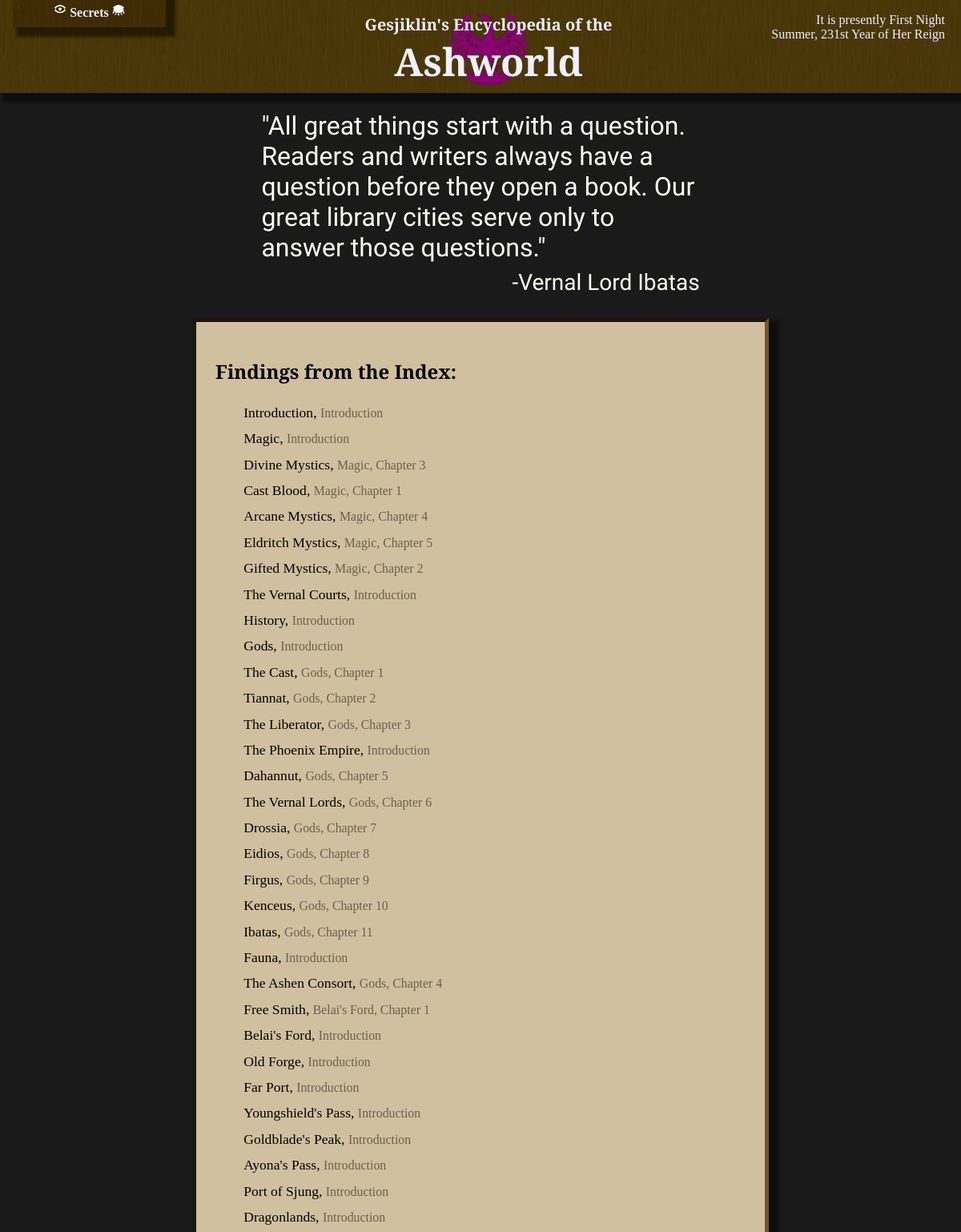
Screenshot of /search (upper part) with the database file from the repository.
### wiki/models.py (models this page shows, shortened)
class InfoPage(models.Model):
    short_title = models.CharField(max_length = 64, primary_key=True)
    def title(self):
        return self.short_title #self.full_title if self.full_title else self.short_title
    def prev_page(self):
        return InfoPage.objects.get(next_page = self)
    def _chapter(self):
        prev = self
        i = 0
        while True:
            try:
                prev = prev.prev_page()
            except InfoPage.DoesNotExist:
                break
            i += 1
        return (prev, i)
    def chapter(self):
        info, number = self._chapter()
        return "{}, Chapter {}".format(info.title(), number) if number > 0 else "Introduction"
    quote = models.TextField(blank = True)
    text = models.TextField(blank = True)
    next_page = models.ForeignKey(to='self', on_delete=models.SET_NULL, null=True, blank=True)

### wiki/views.py (the view)
# urls.py: path('search', views.search, name='search'),
def search(request):
	context = base_context(request)
	context['bad_terms'] = []
	infos = InfoPage.objects.all()
	infos = search_objects(infos, context['terms'], "text", "short_title", context["bad_terms"])
	context['infos'] = infos
	return render(request, 'wiki/search.html', context)

### util.py (called while the page is built)
def search(objects, terms, field, order_field, bad_terms):
    for term in terms:
        new_objects = objects.filter(**{field+"__icontains":term}).order_by(order_field)
        if new_objects.count():
            objects = new_objects
        else:
            bad_terms.append(term)
    return objects

### wiki/views.py (called while the page is built)
def pop_popup(request):
	queue = request.session.get('popupforms', [])
	if queue and isinstance(queue, list):
		r = queue.pop(0)
		request.session['popupforms'] = queue
		return r
	else:
		return None

def base_context(request):
	context = {}
	context['show_secrets'] = request.session.get('show_secrets', False)
	context['passwords'] = request.session.get('passwords')
	context['locations'] = MapLocation.objects.all()
	if context['passwords']:
		context['unlocked_secrets'] = list(reduce(lambda x,y : x.union(y), (SecretPassword.objects.get(pk=i).unlocks() for i in context['passwords'])))
	context['popupform'] = pop_popup(request)
	context['terms_str'] = request.GET.get('terms')
	context['terms'] = list(filter(lambda term : not term in ignored_terms, context['terms_str'].split(' ') if context['terms_str'] else []))
	context['show_edit'] = request.get_host() == "127.0.0.1:8000"
	return context

### wiki/templates/wiki/search.html (shortened to what this page needs)
{% extends "wiki/index.html" %}
{% load static %}
{% block head %}
    <link rel="stylesheet" href="{% static 'wiki/search.css' %}"/>
{% endblock %}
{% block content %}
    <p class="quote">
        "All great things start with a question. Readers and writers always have a question before they open a book. Our great library cities serve only to answer those questions."
    </p>
    <p class="quoteauthor">
        -Vernal Lord Ibatas
    </p>
    <div class="textbox">
        <h2>Findings from the Index:</h2>
        {% for info in infos %}
            <a class="searchresult" href="{% url 'info' info.pk %}?terms={{terms_str}}">{{ info.short_title }}, <span class="chapter">{{ info.chapter }}</span></a>
        {% endfor %}
    </div>
{% endblock %}

### wiki/static/wiki/style.css (style rules this page uses)
body { padding: 0%; margin: 0%; background-image: url("/static/wiki/stone.png"); background-repeat: repeat; background-attachment: fixed; }
body:before { position: fixed; content:""; top:0; left:0; width:100%; height:100%; opacity: 0.985; background-color: #171717; z-index: -10; }
.title h1, h2, .sidebar a, .sidebar form { font-family: 'Cinzel Decorative', cursive; }
.quote, .quoteauthor { font-family: 'Tangerine', cursive; padding-left: 12%; padding-right: 12%; }
.quote { font-size: 2em; }
.quoteauthor { font-size: 1.75em; text-align: right; margin-top: -24px; }
.textbox { color: #000000; padding: 24px; border-style: inset; border-color: #705530; border-width: 5px; line-height: 1.5; }
a { text-decoration: none; color: #000000; }
.title, .content .textbox, .sidebar, .passwords { box-shadow: 8px 8px 4px 4px #00000080; }
.sidebar, .textbox { background-color: #d0c0a0; }

### wiki/static/wiki/search.css (style rules this page uses)
.searchresult { margin-left: 2em; display: block; font-size: 1.1em; margin-top: 6px; }
.searchresult .chapter { font-size: 0.9em; font-weight: normal; color: #00000080; }

### rows the page displays
InfoPage: short_title "Introduction", chapter "Introduction"
InfoPage: short_title "Magic", chapter "Introduction"
InfoPage: short_title "Divine Mystics", chapter "Magic, Chapter 3"
InfoPage: short_title "Cast Blood", chapter "Magic, Chapter 1"
InfoPage: short_title "Arcane Mystics", chapter "Magic, Chapter 4"
InfoPage: short_title "Eldritch Mystics", chapter "Magic, Chapter 5"
InfoPage: short_title "Gifted Mystics", chapter "Magic, Chapter 2"
InfoPage: short_title "The Vernal Courts", chapter "Introduction"
InfoPage: short_title "History", chapter "Introduction"
InfoPage: short_title "Gods", chapter "Introduction"
InfoPage: short_title "The Cast", chapter "Gods, Chapter 1"
InfoPage: short_title "Tiannat", chapter "Gods, Chapter 2"
InfoPage: short_title "The Liberator", chapter "Gods, Chapter 3"
InfoPage: short_title "The Phoenix Empire", chapter "Introduction"
InfoPage: short_title "Dahannut", chapter "Gods, Chapter 5"
InfoPage: short_title "The Vernal Lords", chapter "Gods, Chapter 6"
InfoPage: short_title "Drossia", chapter "Gods, Chapter 7"
InfoPage: short_title "Eidios", chapter "Gods, Chapter 8"
InfoPage: short_title "Firgus", chapter "Gods, Chapter 9"
InfoPage: short_title "Kenceus", chapter "Gods, Chapter 10"
InfoPage: short_title "Ibatas", chapter "Gods, Chapter 11"
InfoPage: short_title "Fauna", chapter "Introduction"
InfoPage: short_title "The Ashen Consort", chapter "Gods, Chapter 4"
InfoPage: short_title "Free Smith", chapter "Belai's Ford, Chapter 1"
InfoPage: short_title "Belai's Ford", chapter "Introduction"
InfoPage: short_title "Old Forge", chapter "Introduction"
InfoPage: short_title "Far Port", chapter "Introduction"
InfoPage: short_title "Youngshield's Pass", chapter "Introduction"
InfoPage: short_title "Goldblade's Peak", chapter "Introduction"
InfoPage: short_title "Ayona's Pass", chapter "Introduction"
InfoPage: short_title "Port of Sjung", chapter "Introduction"
InfoPage: short_title "Dragonlands", chapter "Introduction"
